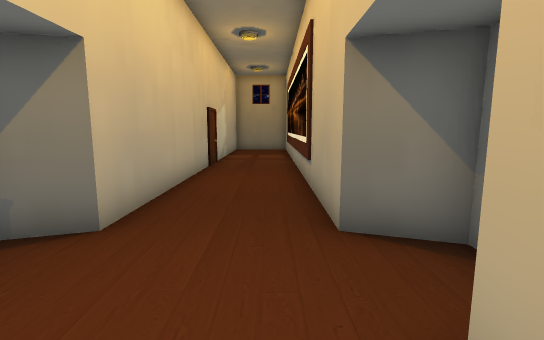
[1] (above)

14 first-person views from a walk through a Godot game level. The camera is 1.4 m above the floor, tilts 8° down and sees 85° across. The floor is counted in squares, 1 m on a side. Each view is taken from the middle of a square. On the plan, view 1 faces up. The plan holds only what a view shows up to about 14 squares ahead; the rest is blank. The place goes on beyond the plan. Characters and animated objects are left out.

[2]
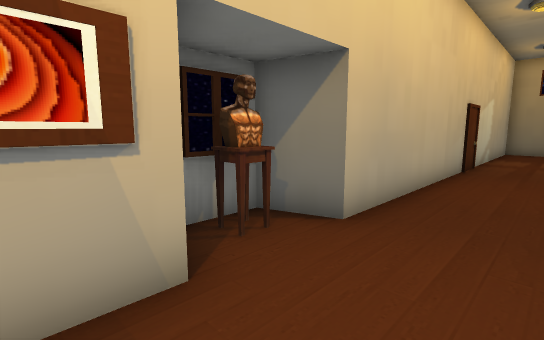

[3]
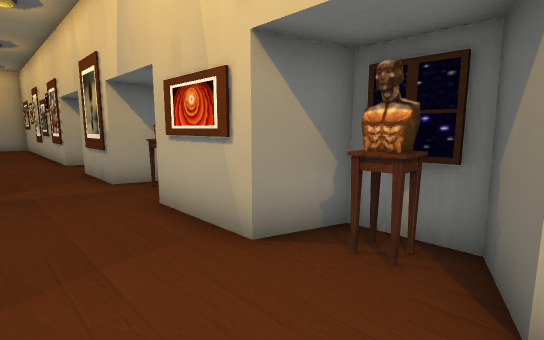

[4]
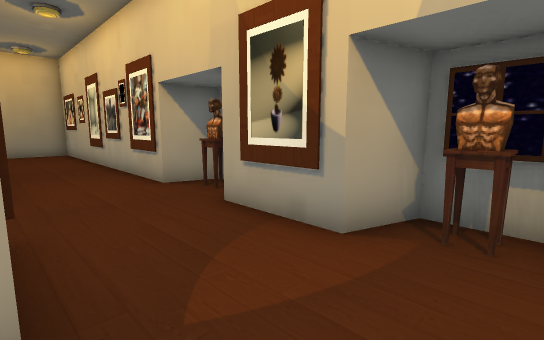

[5]
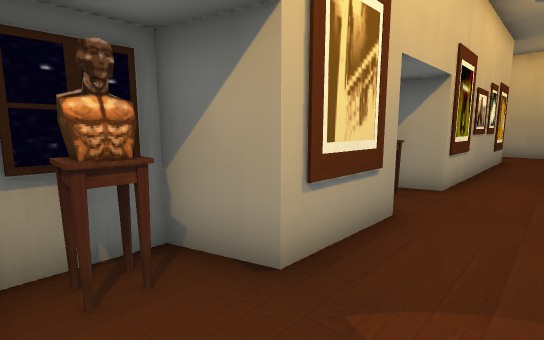

[6]
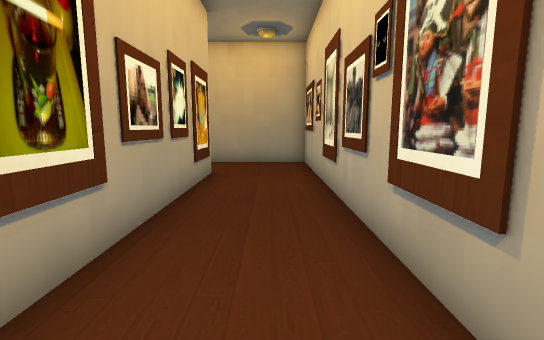

[7]
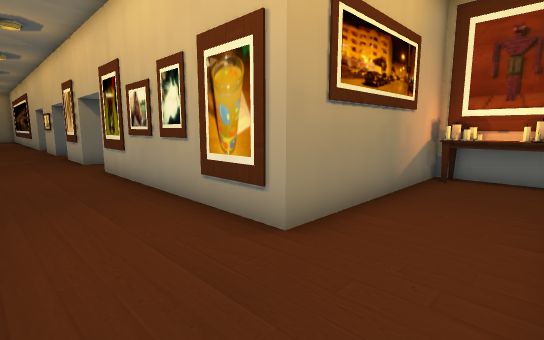

[8]
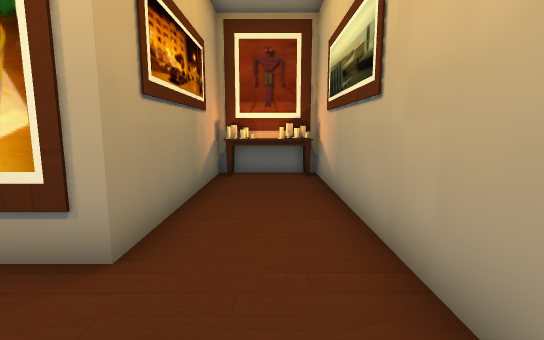

[9]
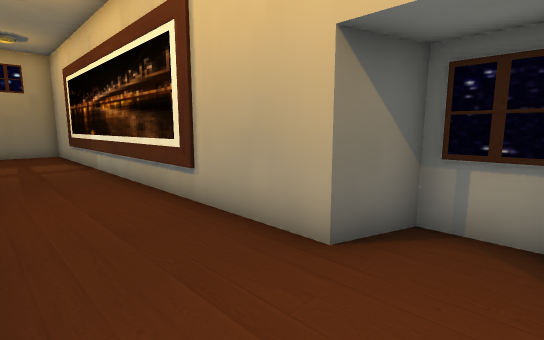

[10]
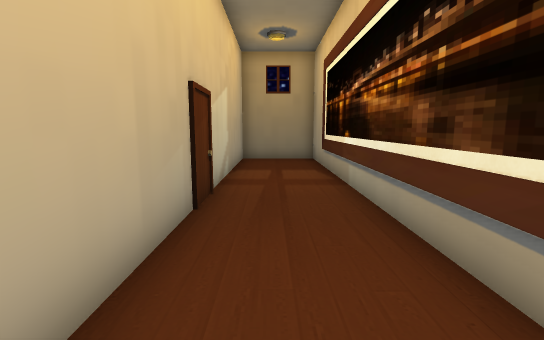

[11]
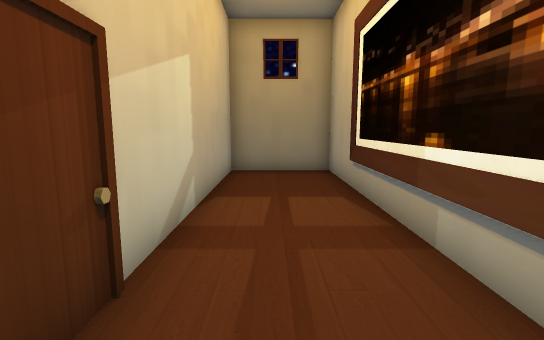

[12]
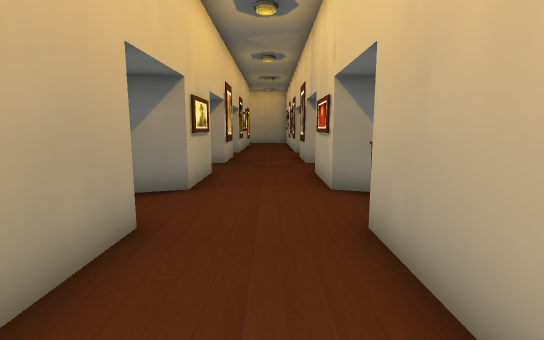

[13]
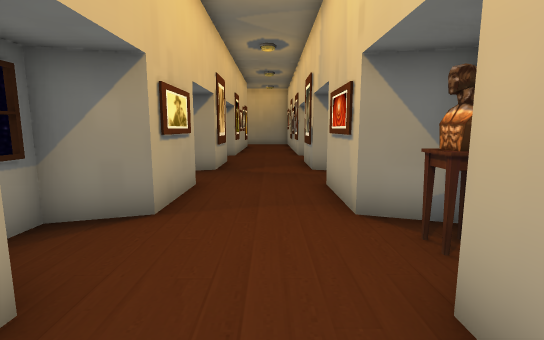

[14]
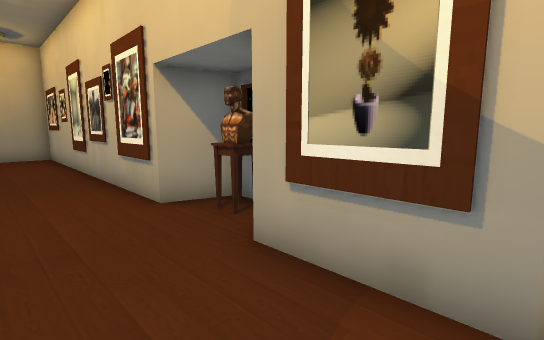

### Floor plan
Points are (right, up) in squares from view 1. A wall is a line through its corners. A room is listed if a view was taken in it or the views show most of it. See-through windows are left out.
Room 1 (views 1, 2, 3, 4, 5, 6, 7, 8, 9, 10, 11, 12, 13, 14)
walls: (1.5, -3.1) (1.5, -2.5); (1.6, -3.1) (1.6, -2.5); (0.9, -1.5) (0.9, 1.3) (2.4, 1.8) (2.4, 3.4) (0.9, 3.9) (0.9, 19.9) (-2.4, 19.9) (-2.4, 3.9) (-3.8, 3.4) (-3.8, 1.8) (-2.4, 1.3) (-2.4, -1.5); (-3.5, -2.5) (-2.9, -2.5) (-2.9, -3.1); (-3.8, -2.1) (-3.8, -3.5) (-2.4, -4) (-2.4, -6.7); (1.6, -7) (0.9, -6.7) (0.9, -4) (2.4, -3.6) (2.4, -2); (-2.9, -7.8) (-2.9, -8.4); (-2.9, 2.9) (-2.9, 2.3) (-3.6, 2.3); (-3.8, -8.9) (-2.4, -9.4) (-2.4, -20.4) (7.4, -20.4) (7.4, -17.3) (0.9, -17.3) (0.9, -9.4) (1.9, -9)
ways out: closed door at (-2, 11.5)
objects: table (7, -20) to (7, -18)

Positions as (right, up) in squares from view 1, and headings:
1: (0, 0), facing up
2: (0, 0), facing up-left
3: (0, 4), facing down-left
4: (1, -2), facing down-left
5: (-1, -2), facing down-right
6: (-1, -8), facing down
7: (-2, -20), facing up-right
8: (-2, -19), facing right
9: (-2, 2), facing up-right
10: (-1, 6), facing up
11: (-1, 10), facing up
12: (-1, 8), facing down
13: (-1, 6), facing down
14: (0, -4), facing down-left
